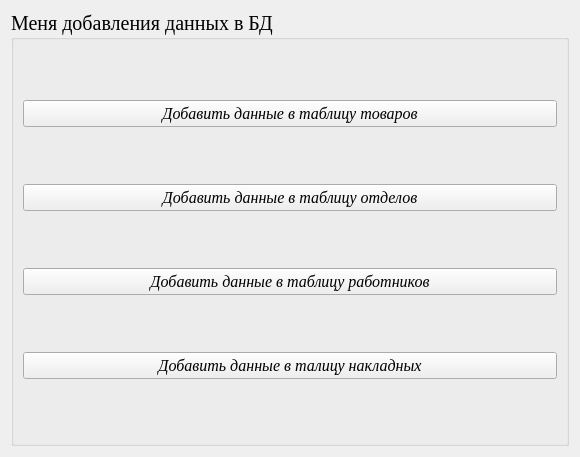
<?xml version="1.0" encoding="UTF-8"?>
<ui version="4.0">
 <class>add_data_to_DB</class>
 <widget class="QWidget" name="add_data_to_DB">
  <property name="geometry">
   <rect>
    <x>0</x>
    <y>0</y>
    <width>580</width>
    <height>457</height>
   </rect>
  </property>
  <property name="windowTitle">
   <string>Form</string>
  </property>
  <layout class="QGridLayout" name="gridLayout">
   <item row="0" column="0">
    <widget class="QGroupBox" name="groupBox">
     <property name="font">
      <font>
       <family>Times New Roman</family>
       <pointsize>15</pointsize>
      </font>
     </property>
     <property name="title">
      <string>Меня добавления данных в БД</string>
     </property>
     <layout class="QVBoxLayout" name="verticalLayout">
      <item>
       <widget class="QPushButton" name="add_to_lop">
        <property name="font">
         <font>
          <family>Times New Roman</family>
          <pointsize>12</pointsize>
          <weight>50</weight>
          <italic>true</italic>
          <bold>false</bold>
         </font>
        </property>
        <property name="text">
         <string>Добавить данные в таблицу товаров</string>
        </property>
       </widget>
      </item>
      <item>
       <widget class="QPushButton" name="add_to_dep">
        <property name="font">
         <font>
          <family>Times New Roman</family>
          <pointsize>12</pointsize>
          <weight>50</weight>
          <italic>true</italic>
          <bold>false</bold>
         </font>
        </property>
        <property name="text">
         <string>Добавить данные в таблицу отделов</string>
        </property>
       </widget>
      </item>
      <item>
       <widget class="QPushButton" name="add_to_loe">
        <property name="font">
         <font>
          <family>Times New Roman</family>
          <pointsize>12</pointsize>
          <weight>50</weight>
          <italic>true</italic>
          <bold>false</bold>
         </font>
        </property>
        <property name="text">
         <string>Добавить данные в таблицу работников</string>
        </property>
       </widget>
      </item>
      <item>
       <widget class="QPushButton" name="add_to_inv">
        <property name="font">
         <font>
          <family>Times New Roman</family>
          <pointsize>12</pointsize>
          <weight>50</weight>
          <italic>true</italic>
          <bold>false</bold>
         </font>
        </property>
        <property name="text">
         <string>Добавить данные в талицу накладных</string>
        </property>
       </widget>
      </item>
     </layout>
    </widget>
   </item>
  </layout>
 </widget>
 <resources/>
 <connections/>
</ui>
